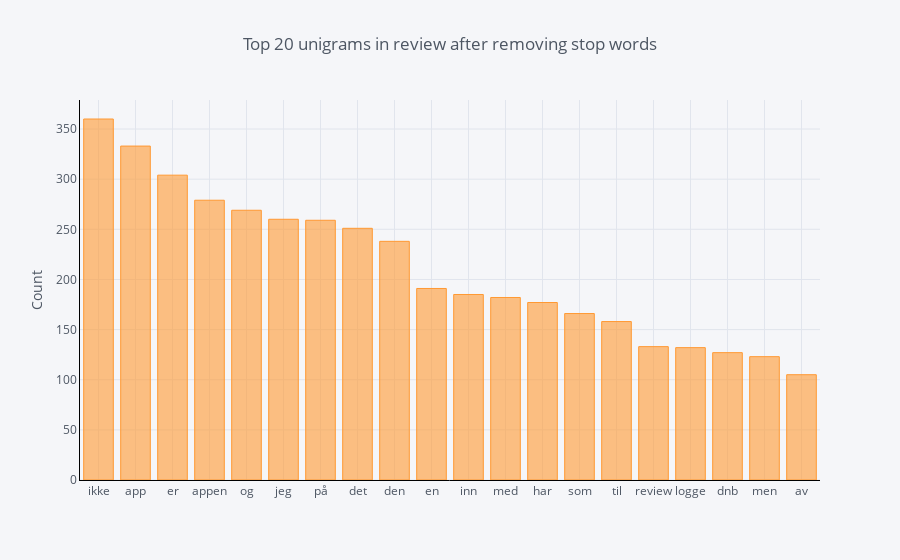

This figure's notebook cell:
### Code cell
df1.groupby('Review_Text').sum()['count'].sort_values(ascending=False).iplot(
    kind='bar', 
    yTitle='Count', 
    linecolor='black', 
    title='Top 20 unigrams in review after removing stop words')

### Figure 1 — Plotly figure (JSON) as saved in the notebook; plotly's stock layout.template omitted (floating-point values rounded to 4 significant figures)
{"data": [{"marker": {"color": "rgba(255, 153, 51, 0.6)", "line": {"color": "rgba(255, 153, 51, 1.0)", "width": 1}}, "name": "count", "orientation": "v", "text": "", "type": "bar", "uid": "888eeb75-f984-4f1d-b67f-8d3830addb18", "x": ["ikke", "app", "er", "appen", "og", "jeg", "på", "det", "den", "en", "inn", "med", "har", "som", "til", "review", "logge", "dnb", "men", "av"], "y": [360, 333, 304, 279, 269, 260, 259, 251, 238, 191, 185, 182, 177, 166, 158, 133, 132, 127, 123, 105]}], "layout": {"legend": {"bgcolor": "#F5F6F9", "font": {"color": "#4D5663"}}, "paper_bgcolor": "#F5F6F9", "plot_bgcolor": "#F5F6F9", "title": {"font": {"color": "#4D5663"}, "text": "Top 20 unigrams in review after removing stop words"}, "xaxis": {"gridcolor": "#E1E5ED", "linecolor": "black", "showgrid": true, "tickfont": {"color": "#4D5663"}, "title": {"font": {"color": "#4D5663"}, "text": ""}, "zerolinecolor": "#E1E5ED"}, "yaxis": {"gridcolor": "#E1E5ED", "linecolor": "black", "showgrid": true, "tickfont": {"color": "#4D5663"}, "title": {"font": {"color": "#4D5663"}, "text": "Count"}, "zerolinecolor": "#E1E5ED"}}}
